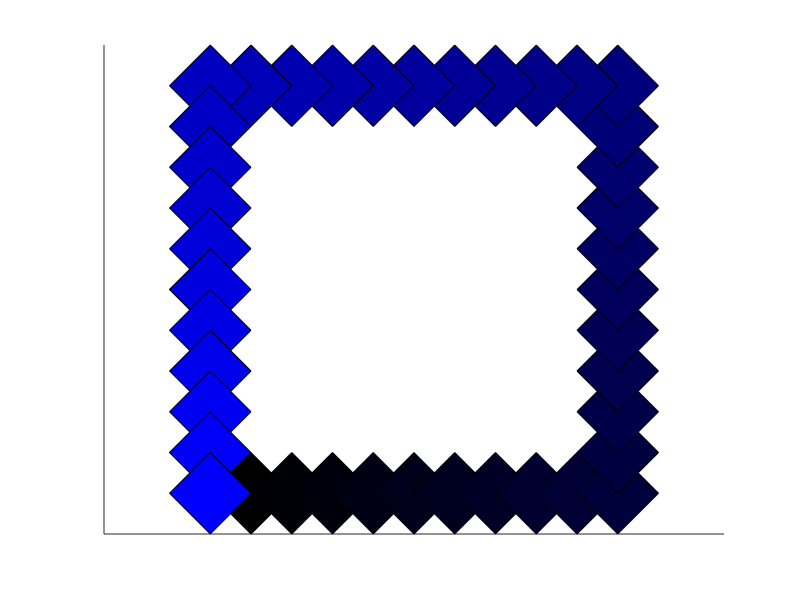

Here is the MATLAB script that generated this plot:
clear all
close all
clc

% Question 1
figure
hold on
% remove axis tick markers
set(gca,'xtick',[],'ytick',[])
axis equal on
% linearly interpolate from 0 to 1 for blue on RGB scale
a = linspace(0,1,40);
% we will be printing 40 diamonds
for i = 1:40
    
    % diamond coords
    x = [0 1 2 1];
    y = [1 0 1 2];
    % set up modifier vars for first horizontal left to right
    j = mod(i, 10);
    % special cas we need j to be 10 at this point not 0
    if(j == 0)
        j = 10;
    end
    k = 0;
    % first vertcal up
    if(i > 10 && i < 21)
        k = j;
        j = 10;
    % second horizontal right to left
    elseif(i > 20 && i < 31)
        k = 10;
        j = 10-j;
    % second vertical down
    elseif(i > 30)
        k = 10-j;
        j = 0;
    end
    
    
    % fill a polygon using modifier variables and interpolated colour
    fill(x + j,y + k, [0, 0, a(i)])
end
% 
% % Question 2
% 
% str = input('Type your message (letters and spaces only): ', 's');
% i = 1;
% % remove spaces from input
% str = str(str ~= ' ')
% while(i <= length(str))
%     disp(sprintf('%d : %s ---> %d\n', i+1, str(i), str(i)))
%     i = i + 1;
% end
% close all
% clear all
% clc
% % Question 3 a
% figure
% axis equal on
% set(gca,'xtick',[],'ytick',[])
% hold on
% line = [1,50; 1,35];
% for x = 1:50
%     for y = 1:50
%         if((line(1,2) - line(1,1))*(y - line(2,1)) - (line(2,2) - line(2,1))*(x - line(1,1)) > 0)
%             col = rand(1,3);
%         else
%             col = [0,0,0];
%         end
%         
%         if((x > 20 && x < 31) || (y > 20 && y < 31))
%             col2 = [0,0,0];
%         else
%             col2 = rand(1,3);
%         end
%         plot(x, y, 'k.','markers',10, 'Color', col)
%         plot(x+60, y, '.','markers',10,'Color',col2)
%     end
% end

% Question 3 b
% [x,y] = meshgrid(1:50);
% 
% def1 = (line(1,2) - line(1,1))*(y - line(2,1)) - (line(2,2) - line(2,1))*(x - line(1,1)) > 0;
% def2 = (x > 20 & x < 31) | (y > 20 & y < 31);
% x(~def1)
% plot(x(~def1), y(~def1), 'k.','markers',10)
% plot(x(def1), y(def1), '.','markers',10,'Color',rand(1,3))
% plot(x(def2)+60, y(def2), 'k.','markers',10)
% plot(x(~def2)+60, y(~def2), '.','markers',10,'Color',rand(1,3))